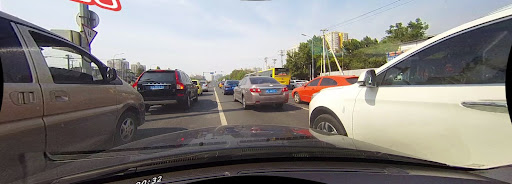
#> input picture Media Resources/CULane.jpg, 512 x 184 px, given in place of the camera
$ python Main.py
#> lines starting #> are read from the running program, lines starting #| are printed output that depends on the picture; after the words box and inside, x2 and y2 are one past the last pixel; in counts of white or black regions, pixels touching at a corner belong together; long printed decimals are rounded
'''
This project was partly made possible by the following resources:
1. https://www.youtube.com/watch?v=eLTLtUVuuy4
2. https://www.udemy.com/course/applied-deep-learningtm-the-complete-self-driving-car-course/
3. Chu Jiangwei et al. “Study on method of detecting preceding vehicle based on monocular camera”.
In: IEEE Intelligent Vehicles Symposium, 2004. IEEE. 2004, pp. 750–755.
'''

import cv2
import numpy as np
import matplotlib.pyplot as plt
import statistics
from scipy.stats import linregress
import pandas as pd
import math

path = "./haarcascades/cascade_trafficsign.xml"  # PATH OF THE CASCADE
color = (255, 0, 255)

# LOAD THE CLASSIFIERS DOWNLOADED
cascade = cv2.CascadeClassifier(path)


class DistanceToCamera(object):
    def __init__(self):
        # camera params
        self.alpha = 3.0 * math.pi / 180  # degree measured manually
        self.v0 = 240.68330464  # from camera matrix
        self.ay = 494.86623672  # from camera matrix

    # [5 lines left out: function calculate, not called in this run]


d_to_object = DistanceToCamera()


def smooth(img):
    gaussian_filtering = cv2.GaussianBlur(img, (3, 3), 0)
    return gaussian_filtering


def convert_to_grayscale(img):
    BW = cv2.cvtColor(img, cv2.COLOR_RGB2GRAY)
    return BW


def detect_edges(img):
    # Apply Hysteresis Thresholding: H = 150; L = 50.
    e_image = cv2.Canny(img, 50, 150)
    return e_image


def ROI(img):
    # Find the total number of rows and columns of the image.
    row = img.shape[0]
    column = img.shape[1]
    # Create a trapezoidal region of interest that encompases the two lanes of interest.
    r_o_i = np.array([[
        (0, row), (column, row), (round(0.9*column), round(0.3*row)),
        (round(0.1*column), round(0.3*row))
    ]])
    # Create a mask (fully black) with the same dimension as the original image.
    mask = np.zeros_like(img)
    # Create a white region - the same shape as our region of interest - out of the mask.
    cv2.fillConvexPoly(mask, r_o_i, 255)
    # Implement a bitwise AND operation on the mask and the image to carve out
    # the region of interest
    masked_image = cv2.bitwise_and(img, mask)
    return masked_image


def apply_threshold(img):
    # Apply a threshold on the region of interest to eliminate pixels that don't
    # represent the lane. Since the lane is almost white, we can set a lower
    # threshold not too far from 255.
    _, result = cv2.threshold(img, 170, 255, cv2.THRESH_BINARY)
    return result


def find_lines(img):
    # Use Hough Transform to extract lines in the image.
    # Carefully discretize the Hough Space to optimze accuracy.
    # If the precision is too low, there'll be lots of false positives.
    # If the precision is too high, there'll be lots of false negatives.
    # Set a threshold to determine which lines should be drawn.
    # Reject any lines below 40, and join lines with a gap of 5 between them.
    # lines = cv2.HoughLinesP(img, 1, np.pi/180, 30, maxLineGap=200)
    lines = cv2.HoughLinesP(
        img, 1, np.pi / 180, 70, np.array([]), minLineLength=20, maxLineGap=50
    )
    return lines


def display_lines(img, lines):
    # line_image = np.zeros_like(img)
    if lines is not None:
        for line in lines:
            # x1, y1, x2, y2 = line[0]
            # print(line)
            x1, y1, x2, y2 = line.reshape(4)
            # Draw a blue line (BGR) with thickness = 10
            cv2.line(img, (x1, y1), (x2, y2), (255, 0, 0), 10)
    return img


def construct_the_lanes(img, slope_and_intercept):
    final_slope, final_intercept = slope_and_intercept
    # Apply the equation of a line, y = mx+c, to construct the left and right
    # lane using the mean slope and intercept.
    y1 = img.shape[0]  # Since the first component contains the image rows (max = bottom)
    # The lanes would extend from the bottom to 3 fifths of the image height.
    y2 = int(y1 * 0.6)
    x1 = int((y1 - final_intercept) / final_slope)
    x2 = int((y2 - final_intercept) / final_slope)
    # Return the coordinates as a 1D array
    return np.array([x1, y1, x2, y2])


def data_analysis_of_lines(img, lines):
    left_lanes_array = []
    right_lanes_array = []
    left_slope_array = []
    right_slope_array = []
    left_intercept_array = []
    right_intercept_array = []
    for line in lines:
        x1, y1, x2, y2 = line.reshape(4)
        # Obtain the slope and intercept of each line using linear regression
        x = [x1, x2]
        y = [y1, y2]
        slope, intercept, r_value, p_value, std_err = linregress(x, y)
        # Recall that the x-y plane of an image is different. The origin is at
        # the top-left corner. Therefore, lines on the left would have a
        # negative slope (+ve for lines on the right).
        # Separate the left and right lines
        if slope < 0:
            left_lanes_array.append((slope, intercept))
            left_slope_array.append(slope)
            left_intercept_array.append(intercept)
        else:
            right_lanes_array.append((slope, intercept))
            right_slope_array.append(slope)
            right_intercept_array.append(intercept)

    # Create Pandas Dataframes for the arrays obtained above for statistical
    # calculations.
    df_left = pd.DataFrame(
        {"slope": left_slope_array, "intercept": left_intercept_array}
    )

    df_right = pd.DataFrame(
        {"slope": right_slope_array, "intercept": right_intercept_array}
    )
    #######
    ####### DATA ANALYSIS ON THE HOUGHLINES FOUND TO CHECK AND ELIMINATE OUTLIERS.
    ###### USING MEASURES OF STATISTICAL DISPERSION
    # This is used to find the interquartile range.
    Q1 = df_left.quantile(0.25)
    Q3 = df_left.quantile(0.75)
    IQR = Q3 - Q1
    print("Interquartile Range for the left lines \n", IQR)

    Q1_ = df_right.quantile(0.25)
    Q3_ = df_right.quantile(0.75)
    IQR_ = Q3_ - Q1_
    print("Interquartile Range for the right lines \n", IQR_)

    # Use the interquartile range to check which array components are OUTLIERS.
    # True denotes the presence of an OUTLIER.
    print((df_left < (Q1 - 1.5 * IQR)) | (df_left > (Q3 + 1.5 * IQR)))
    print((df_right < (Q1_ - 1.5 * IQR_)) | (df_right > (Q3_ + 1.5 * IQR_)))

    # Use the skew of the array to check which array components are OUTLIERS.
    print("Skew for the left lines", df_left['slope'].skew())
    print(df_left['slope'].describe())
    print(df_left['intercept'].describe())

    print("Skew for the right lines", df_right['slope'].skew())
    print(df_right['slope'].describe())
    print(df_right['intercept'].describe())
    #
    # ###### THE FOLLOWING COULD BE USED TO VISUALLY IDENTIFY OUTLIERS.
    # ## Box Plot
    plt.boxplot(df_left["slope"])
    plt.title('Box Plot for the Slopes of the Left Lines')
    plt.show()
    plt.boxplot(df_left["intercept"])
    plt.title('Box Plot for the Intercepts of the Left Lines')
    plt.show()
    plt.boxplot(df_right["slope"])
    plt.title('Box Plot for the Slopes of the Right Lines')
    plt.show()
    plt.boxplot(df_right["intercept"])
    plt.title('Box Plot for the Intercepts of the Right Lines')
    plt.show()

    #### Scatter Plot
    ## Left
    fig, ax = plt.subplots(figsize=(12,6))
    ax.scatter(df_left['slope'], df_left['intercept'])
    ax.set_xlabel('slope')
    ax.set_ylabel('intercept')
    ax.set_title('Scatter Plot for the Left Lines')
    plt.show()

    ## Right
    figg, aax = plt.subplots(figsize=(12,6))
    aax.scatter(df_right['slope'], df_right['intercept'])
    aax.set_xlabel('slope')
    aax.set_ylabel('intercept')
    aax.set_title('Scatter Plot for the Right Lines')
    plt.show()

    ### USE THE INTERQUARTILE RANGE TO ELIMINATE OUTLIERS
    df_left["slope"] = np.where(
        df_left["slope"] < df_left["slope"].quantile(0.25),
        df_left["slope"].quantile(0.25),
        df_left["slope"],
    )
    df_left["slope"] = np.where(
        df_left["slope"] > df_left["slope"].quantile(0.75),
        df_left["slope"].quantile(0.75),
        df_left["slope"],
    )

    df_left["intercept"] = np.where(
        df_left["intercept"] < df_left["intercept"].quantile(0.25),
        df_left["intercept"].quantile(0.25),
        df_left["intercept"],
    )
    df_left["intercept"] = np.where(
        df_left["intercept"] > df_left["intercept"].quantile(0.75),
        df_left["intercept"].quantile(0.75),
        df_left["intercept"],
    )

    df_right["slope"] = np.where(
        df_right["slope"] < df_right["slope"].quantile(0.25),
        df_right["slope"].quantile(0.25),
        df_right["slope"],
    )
    df_right["slope"] = np.where(
        df_right["slope"] > df_right["slope"].quantile(0.75),
        df_right["slope"].quantile(0.75),
        df_right["slope"],
    )

    df_right["intercept"] = np.where(
        df_right["intercept"] < df_right["intercept"].quantile(0.25),
        df_right["intercept"].quantile(0.25),
        df_right["intercept"],
    )
    df_right["intercept"] = np.where(
        df_right["intercept"] > df_right["intercept"].quantile(0.75),
        df_right["intercept"].quantile(0.75),
        df_right["intercept"],
    )

    # Show the new dataframes
    # print(df_left['slope'].describe())
    # print(df_left['intercept'].describe())
    #
    # print(df_right['slope'].describe())
    # print(df_right['intercept'].describe())

    ### These conditional statements are used to check for frames without
    # detections and skip them to avoid errors.
    if len(right_lanes_array) == len(left_lanes_array) == 0:
        return np.array([])
    if len(left_lanes_array) == 0:
        ### Using mean
        right_slope = df_right["slope"].mean()
        right_intercept = df_right["intercept"].mean()

        ### Using median # right_slope = df_right['slope'].median()
        # right_intercept = df_right['intercept'].median()
        right = np.array([right_slope, right_intercept])
        right_line = construct_the_lanes(img, right)
        return np.array([right_line])
    elif len(right_lanes_array) == 0:
        ### Using mean
        left_slope = df_left["slope"].mean()
        left_intercept = df_left["intercept"].mean()

        ### Using median # left_slope = df_left['slope'].median()
        # left_intercept = df_left['intercept'].median()
        left = np.array([left_slope, left_intercept])
        left_line = construct_the_lanes(img, left)
        return np.array([left_line])

    left_slope = df_left["slope"].mean()
    left_intercept = df_left["intercept"].mean()
    left = np.array([left_slope, left_intercept])

    right_slope = df_right["slope"].mean()
    right_intercept = df_right["intercept"].mean()
    right = np.array([right_slope, right_intercept])

    left_line = construct_the_lanes(img, left)
    right_line = construct_the_lanes(img, right)
    return np.array([left_line, right_line])


# [31 lines of commented-out code are left out]
def main():
    windowname = "Detected Lanes"

    # Create a capture variable for the video
    video = cv2.VideoCapture(0)

    filename = "Result.mp4"
    codec = cv2.VideoWriter_fourcc(*"XVID")
    framerate = video.get(cv2.CAP_PROP_FPS)
    # write the video
    VideoOutPut = cv2.VideoWriter(filename, codec, framerate, (640, 480))

    if video.isOpened():
        ret, frame = video.read()
#> frame is the input picture: shape (184, 512, 3); mean B, G, R 126.8, 129.9, 133.8
    else:
        ret = False

    image_frame_array = []
    # Read each frame once the video starts
    while True:
        # Create an empty variable for the boolean value and frame for each frame
        ret, image_frame = video.read()
        if image_frame is None:
            break
        image_frame = image_frame.astype("uint8")

        smoothed_image = smooth(image_frame)
        gray_image = convert_to_grayscale(smoothed_image)
#> in convert_to_grayscale, `BW = cv2.cvtColor(img, cv2.COLOR_RGB2GRAY)`:
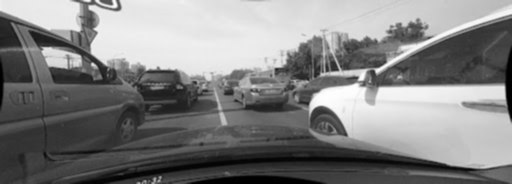
#> BW: shape (184, 512); min 0, max 254, mean 129.4

        objects = cascade.detectMultiScale(gray_image)
#> objects = ()
        for (x, y, w, h) in objects:
            cv2.rectangle(image_frame, (x, y), (x + w, y + h), color, 3)
            cv2.putText(
                image_frame,
                "Traffic sign",
                (x, y - 5),
                cv2.FONT_HERSHEY_COMPLEX_SMALL,
                0.7,
                (255, 255, 255),
                2,
            )
            roi_color = image_frame[y : y + h, x : x + w]
            d = d_to_object.calculate(y + h, 9)
            cv2.putText(
                image_frame,
                "Distance: {} cm".format(d),
                (x, y - 25),
                cv2.FONT_HERSHEY_COMPLEX_SMALL,
                0.7,
                (255, 255, 255),
                2,
            )
#> this loop made 0 passes

        edge_image = detect_edges(gray_image)
#> in detect_edges, `e_image = cv2.Canny(img, 50, 150)`:
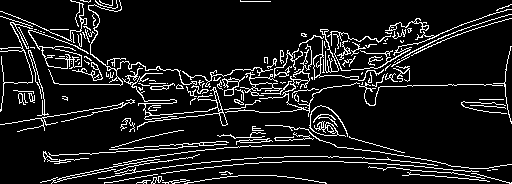
#> e_image: shape (184, 512); 10.4% white in thin lines or dots
        ROI_image = ROI(gray_image)
#> in ROI, `cv2.fillConvexPoly(mask, r_o_i, 255)`:
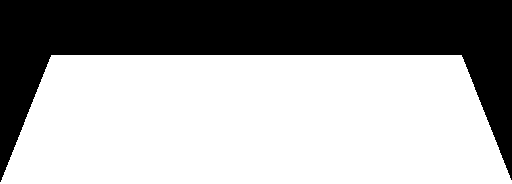
#> mask: shape (184, 512); 63.2% white; 1 black region, box (x1, y1, x2, y2) and area: (0, 0, 512, 182) 34624
#> in ROI, `masked_image = cv2.bitwise_and(img, mask)`:
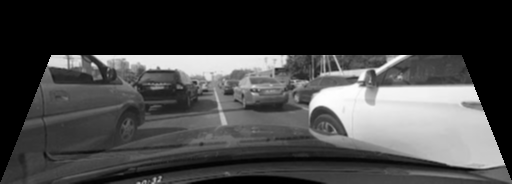
#> masked_image: shape (184, 512); min 0, max 254, mean 67.1
        threshold_result = apply_threshold(ROI_image)
#> in apply_threshold, `_, result = cv2.threshold(img, 170, 255, cv2.THRESH_BINARY)`:
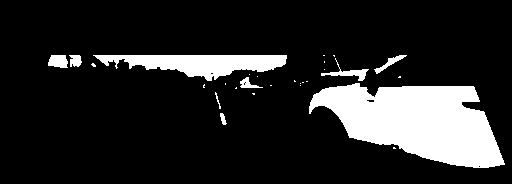
#> result: shape (184, 512); 15.1% white; 28 white regions (19 under 20 px), largest, box (x1, y1, x2, y2) and area: (309, 83, 505, 168) 10411, (93, 55, 287, 81) 2824, (321, 58, 369, 81) 256
        detected_lines = find_lines(threshold_result)
#> in find_lines, `lines = cv2.HoughLinesP( img, 1, np.pi / 180, 70, np.array([]), minLin..`: lines = 81 rows, first 6: [313, 97, 493, 135], [311, 101, 498, 147], [78, 55, 490, 127], [103, 55, 248, 78], [325, 89, 486, 117], [95, 55, 249, 82]
#> detected_lines has the same summary as lines in find_lines

        try:
            final_lines = data_analysis_of_lines(image_frame, detected_lines)
#> the loop in data_analysis_of_lines, `for line in lines:` made 81 passes
#> (x1, y1, x2, y2, x, y, slope, intercept) on passes 1 to 7: (313, 97, 493, 135, [313, 493], [97, 135], 0.211, 30.92), (311, 101, 498, 147, [311, 498], [101, 147], 0.246, 24.5), (78, 55, 490, 127, [78, 490], [55, 127], 0.175, 41.37), (103, 55, 248, 78, [103, 248], [55, 78], 0.159, 38.66), (325, 89, 486, 117, [325, 486], [89, 117], 0.174, 32.48), (95, 55, 249, 82, [95, 249], [55, 82], 0.175, 38.34), (141, 55, 231, 72, [141, 231], [55, 72], 0.189, 28.37)
#| Interquartile Range for the left lines
#|  slope        0.000307
#| intercept    1.015
#| dtype: float64
#| Interquartile Range for the right lines
#|  slope         0.1619
#| intercept    37.091
#| dtype: float64
#|    slope  intercept
#| 0  False      False
#| 1  False      False
#> (printed output is left out)
#| Skew for the left lines nan
#| count    2.000
#| mean    -0.01711
#| std      0.000435
#| min     -0.01742
#| 25%     -0.01727
#| 50%     -0.01711
#> (further printed lines are left out)
#| count     2.000
#| mean     63.821
#| std       1.435
#| min      62.807
#| 25%      63.314
#| 50%      63.821
#> (further printed lines are left out)
#| Skew for the right lines 0.133
#| count    79.000
#| mean      0.251
#| std       0.09491
#| min       0
#| 25%       0.1782
#| 50%       0.2288
#> (further printed lines are left out)
#| count    79.000
#| mean     13.584
#| std      25.452
#| min     -64.229
#| 25%      -5.039
#| 50%      18.662
#> (further printed lines are left out)
#> in data_analysis_of_lines, `plt.show()`:
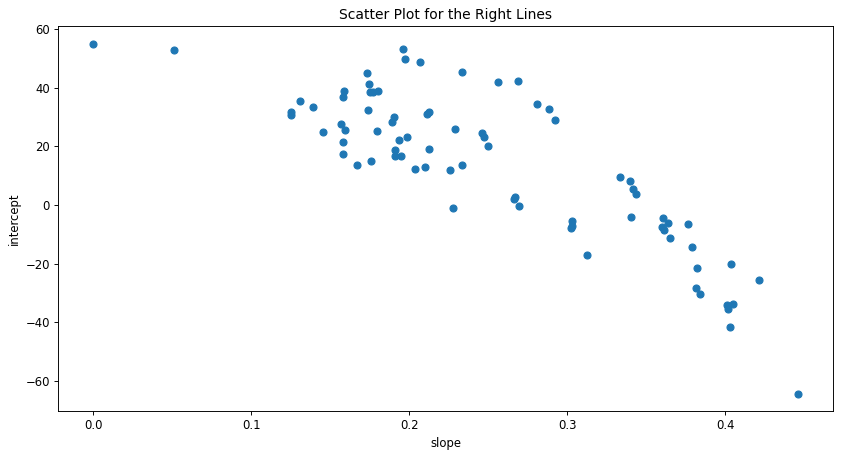
#> figure drawn by matplotlib, 1 panel
        except TypeError:
            final_lines = None
        line_image = display_lines(image_frame, final_lines)
#> the loop in display_lines, `for line in lines:` made 2 passes
#> line on passes 1 to 2: [-7026, 184, -2697, 110], [676, 184, 379, 110]
#> after the loop in display_lines, `for line in lines:`:
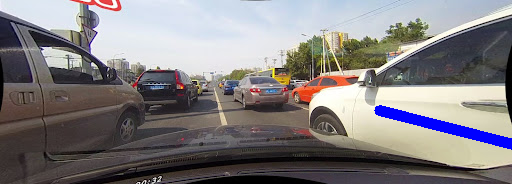
#> img: shape (184, 512, 3); 1.62% of pixels changed, all inside (x1, y1, x2, y2) = (374, 105, 512, 150)
        # Obtain the size of one frame and store all frames in an array
        height, width = line_image.shape[:2]
        image_frame_array.append(line_image)
        VideoOutPut.write(line_image)
        cv2.imshow(windowname, line_image)
        # Wait 1ms between each frame
        # Use the q button to stop the video
        if cv2.waitKey(1) == ord("q"):
#> (key q is pressed here)
            break
    cv2.destroyAllWindows()
    VideoOutPut.release()
    video.release()


if __name__ == "__main__":
    main()
